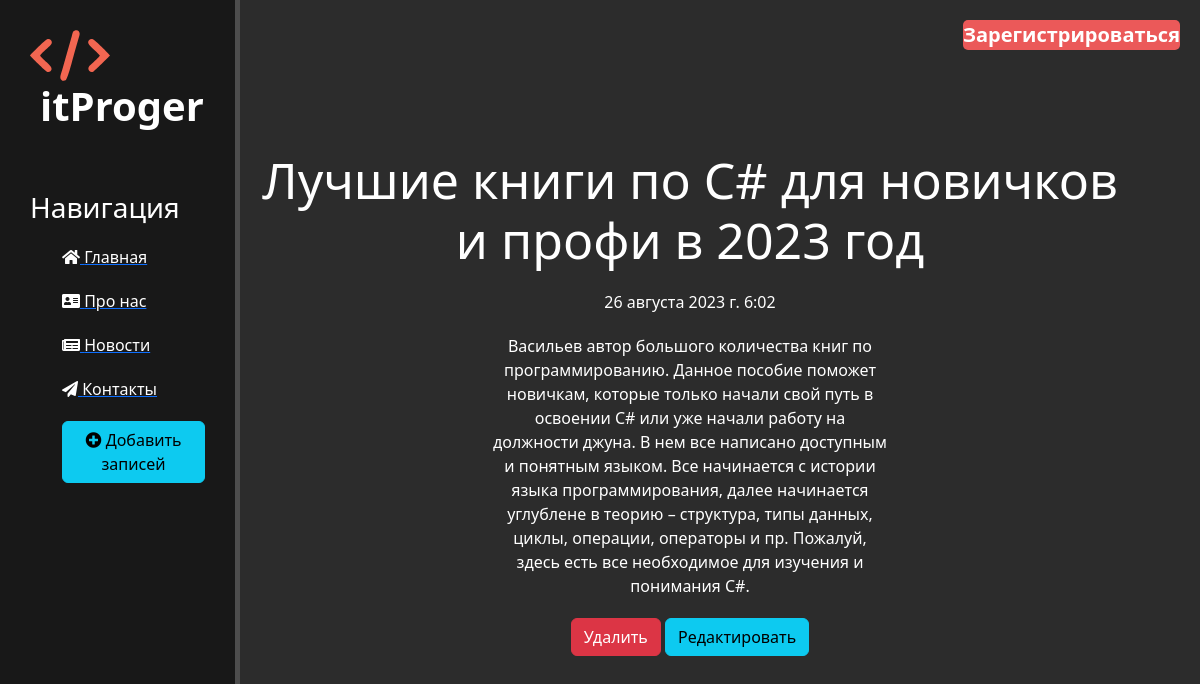
Screenshot of /news/3 with the database file from the repository.
### news/models.py (models this page shows, shortened)
class Articles(models.Model):
    objects = None
    title = models.CharField("название", max_length=50)
    anons = models.CharField("Анонс", max_length=250)
    full_text = models.TextField("Статия")
    date = models.DateTimeField("Дата публикации")
    class Meta:
        verbose_name = "Новость"
        verbose_name_plural = "Новости"

### news/views.py (the view)
# urls.py: path('<int:pk>', views.NewsDetailView.as_view(), name='news_detail'),
class NewsDetailView(DetailView):
    model = Articles
    template_name = 'news/news_detail.html'
    context_object_name = 'article'

### news/templates/news/news_detail.html (shortened to what this page needs)
{% extends 'main/leyaut.html' %}
{% block content %}
    <div class="features">
        <h1>{{ article.title }}</h1>
        <p>{{ article.date }}</p>
        <p>{{ article.full_text }}</p>
        <a href="{% url 'delete' article.id %}" class="btn btn-danger">Удалить</a>
        <a href="{% url 'update' article.id %}" class="btn btn-info">Редактировать</a>
    </div>
{% endblock %}

### main/static/main/css/style.css (style rules this page uses)
body { background-color: #2c2c2c; background-color: #2c2c2c; }
.body { background-color: #2c2c2c; }
main .features { float: left; color: #fff; margin-top: 100px; text-align: center; width: 75%; }
main .features h1 { font-size: 50px; }
main .features p { max-width: 400px; margin: 20px auto; }

### rows the page displays
Articles: title "Лучшие книги по С# для новичков и профи в 2023 год", date "26 августа 2023 г. 6:02", full_text "Васильев автор большого количества книг по программированию. Данное пособие поможет новичкам, которые только начали свой путь в освоении С# или уже начали работу на должности джуна. В нем все написано доступным и понятным языком. Все начинается с истории языка программирования, далее начинается углублене в теорию – структура, типы данных, циклы, операции, операторы и пр. Пожалуй, здесь есть все необходимое для изучения и понимания С#."
